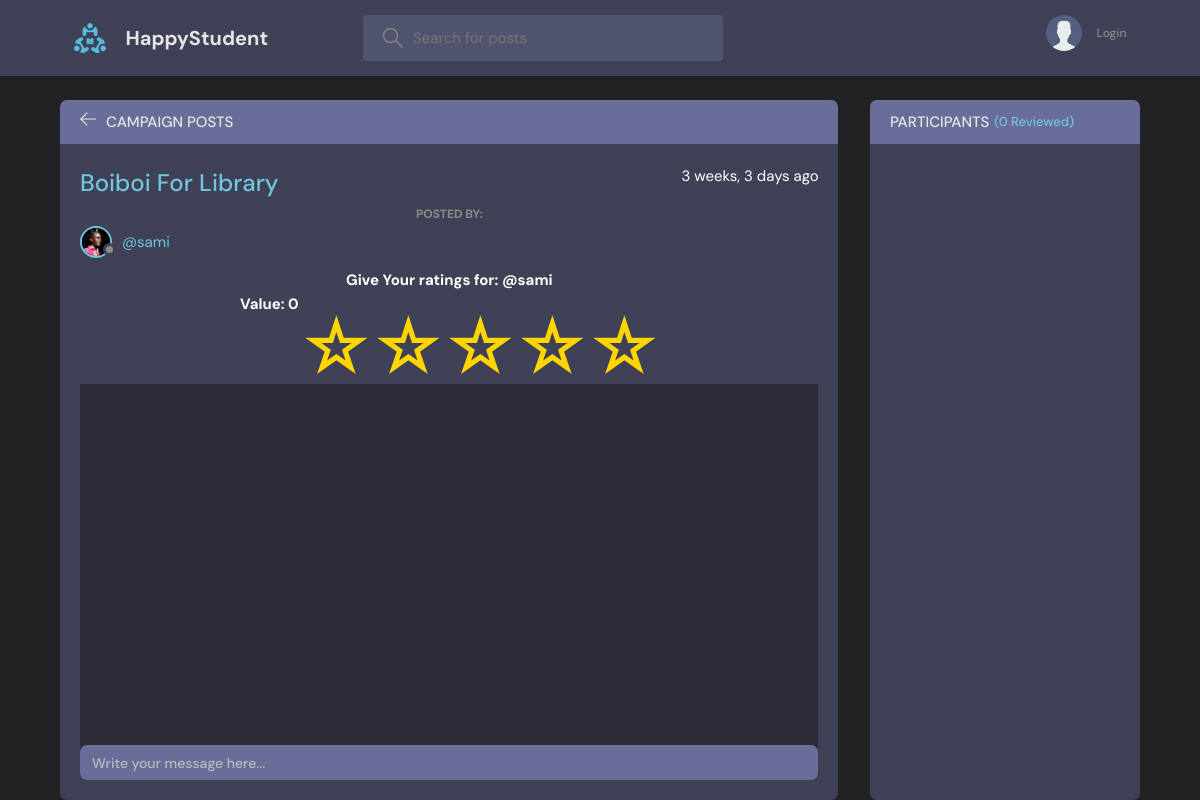
The page /room/2/ on the database as committed earlier.
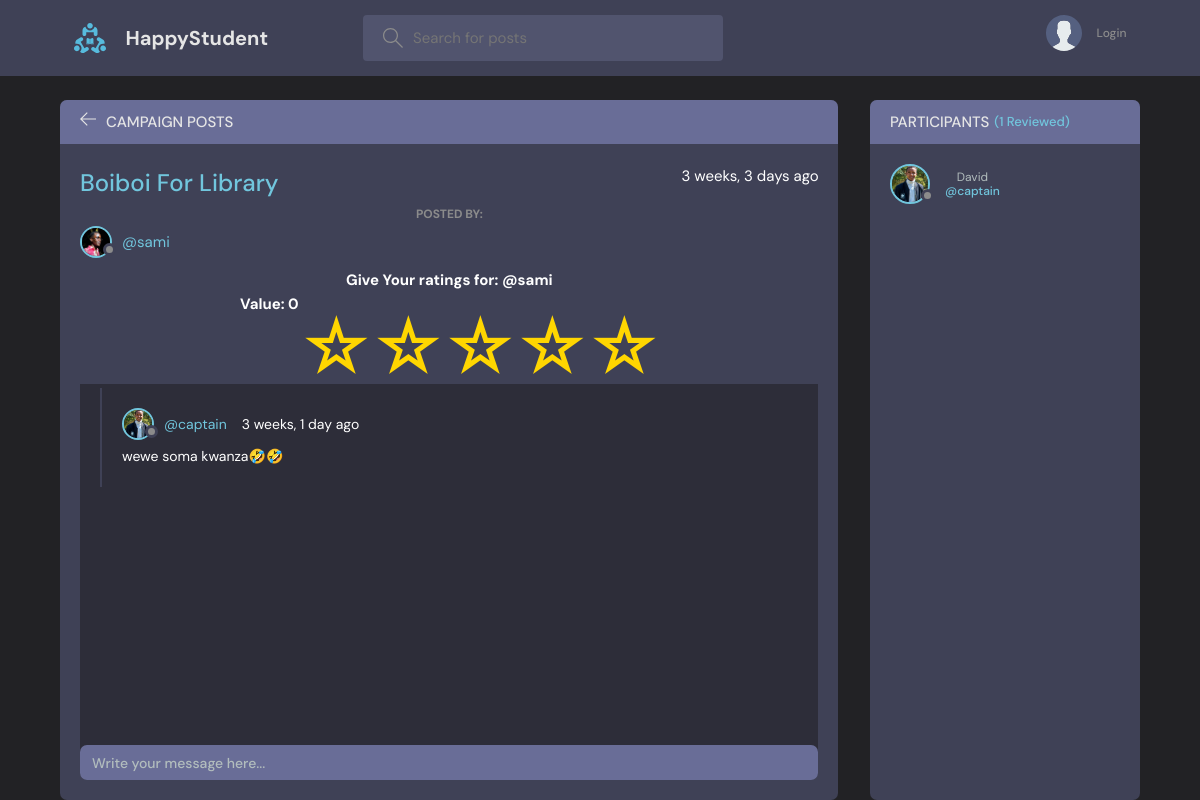
The same page on the database as committed later.
### base/models.py (models this page shows, shortened)
class Message(models.Model):
    user = models.ForeignKey(User, on_delete=models.CASCADE)
    room = models.ForeignKey(Room, on_delete=models.CASCADE)
    body = models.TextField()
    updated = models.DateTimeField(auto_now=True)
    created = models.DateTimeField(auto_now_add=True)
    class Meta:
        ordering = ['-updated', '-created']

class User(AbstractUser):
    username = models.CharField(max_length=200, unique=True, null=True)
    name = models.CharField(max_length=200, null=True)
    bio = models.TextField(null=True)
    avatar = models.ImageField(null=True, default="avatar.svg")
    USERNAME_FIELD = 'username'
    REQUIRED_FIELDS = []

### base/views.py (the view, shortened to what this page needs)
# urls.py: path('room/<str:pk>/', views.room, name="room"),
def room(request, pk):
    room = Room.objects.get(id=pk)
    room_messages = room.message_set.all()
    participants = room.participants.all()
    context = {'room': room, 'room_messages': room_messages,
               'participants': participants}
    return render(request, 'base/room.html', context)

### base/models.py (called while the page is built)
    def __str__(self):
        return self.name

### base/templates/base/room.html (shortened to what this page needs)
{% extends 'main.html' %}
{% block content %}
<main class="profile-page layout layout--2">
  <div class="container">
    <div class="room">
      <div class="room__top">
        <div class="room__topLeft">
          <a href="{% url 'home' %}">
            <svg version="1.1" xmlns="http://www.w3.org/2000/svg" width="32" height="32" viewBox="0 0 32 32">
              <title>arrow-left</title>
              <path
                d="M13.723 2.286l-13.723 13.714 13.719 13.714 1.616-1.611-10.96-10.96h27.625v-2.286h-27.625l10.965-10.965-1.616-1.607z">
              </path>
            </svg>
          </a>
          <h3>Campaign Posts</h3>
        </div>
      </div>
      <div class="room__box scroll">
        <div class="room__header scroll">
          <div class="room__info">
            <h3>{{room.name}}</h3>
            <span>{{room.created|timesince}} ago</span>
          </div>
          <div class="room__hosted">
            <p>Posted By:</p>
            <a href="{% url 'user-profile' room.host.id %}" class="room__author">
              <div class="avatar avatar--small">
                <img src="{{room.host.avatar.url}}" />
              </div>
              <span>@{{room.host.username}}</span>
            </a>
          <h1>Give Your ratings for: <b>@{{room.host.username}}</b>  </h1>
          <div class="rating">
            <input type="radio" name="rating" value="5" id="5"><label for="5" title="Awesome">☆</label>
            <input type="radio" name="rating" value="4" id="4"><label for="4" title="Pretty Good">☆</label>
            <input type="radio" name="rating" value="3" id="3"><label for="3" title="Good">☆</label>
            <input type="radio" name="rating" value="2" id="2"><label for="2" title="Poor">☆</label>
            <input type="radio" name="rating" value="1" id="1"><label for="1" title="Very Poor">☆</label>
            <center>
              <h2>Value:  <span class="myratings">0</span></h2>
            </center>
          </div>
          </div>
        </div>
        <div class="room__conversation">
          <div class="threads scroll">
            {% for message in room_messages %}
            <div class="thread">
              <div class="thread__top">
                <div class="thread__author">
                  <a href="{% url 'user-profile' message.user.id %}" class="thread__authorInfo">
                    <div class="avatar avatar--small">
                      <img src="{{message.user.avatar.url}}" />
                    </div>
                    <span>@{{message.user.username}}</span>
                  </a>
                  <span class="thread__date">{{message.created|timesince}} ago</span>
                </div>
              </div>
              <div class="thread__details">
                {{message.body}}
              </div>
            </div>
            {% endfor %}
          </div>
        </div>
      </div>
      <div class="room__message">
        <form action="" method="POST">
          <input name="body" placeholder="Write your message here..." />
        </form>
      </div>
    </div>
    <div class="participants">
      <h3 class="participants__top">Participants <span>({{participants.count}} Reviewed)</span></h3>
      <div class="participants__list scroll">
        {% for user in participants %}
        <a href="{%  url 'user-profile' user.id %}" class="participant">
          <div class="avatar avatar--medium">
            <img src="{{user.avatar.url}}" />
          </div>
          <p>
            {{user.name}}
            <span>@{{user.username}}</span>
          </p>
        </a>
        {% endfor %}
      </div>
    </div>
  </div>
</main>
{% endblock content %}

Rows that differ between the two databases and show on the page:
added Message: user.avatar (picture), user.username "captain", created "3 weeks, 1 day", body "wewe soma kwanza🤣🤣"
added User: avatar (picture), name "David", username "captain"
Other text that changed with them:
{{ participants.count }}: "0" → "1"
